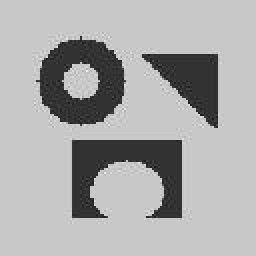
#> input picture two.bmp, 128 x 128 px (shown 2 times larger)
$ jupyter execute RSF.ipynb
#> lines starting #> are read from the running program, lines starting #| are printed output that depends on the picture; after the words box and inside, x2 and y2 are one past the last pixel; in counts of white or black regions, pixels touching at a corner belong together
[cell 1]
#coding:utf-8
import sys
import numpy as np
import cv2
import matplotlib.pyplot as plt
import math

def DrawContour(LSF,p1,p2):
    plt.clf();
    plt.imshow(Image),plt.xticks([]), plt.yticks([]);
    plt.contour(LSF,[0]);
    plt.show(block=False),plt.pause(0.01);

def mat_math (intput,str):
    output=intput;
    for i in range(img.shape[0]):
        for j in range(img.shape[1]):
            if str=="atan":
                output[i,j] = math.atan(intput[i,j]);
            if str=="sqrt":
                output[i,j] = math.sqrt(intput[i,j]);
    return output;

def RSF (LSF, img, mu, nu, epison,step,lambda1,lambda2,kernel):

    Drc = (epison / math.pi) / (epison*epison+ LSF*LSF);
    Hea = 0.5*(1 + (2 / math.pi)*mat_math(LSF/epison,"atan"));
    Iy, Ix = np.gradient(LSF);
    s = mat_math(Ix*Ix+Iy*Iy,"sqrt");
    Nx = Ix / (s+0.000001);
    Ny = Iy / (s+0.000001);
    Mxx,Nxx =np.gradient(Nx);
    Nyy,Myy =np.gradient(Ny);
    cur = Nxx + Nyy;
    Length = nu*Drc*cur;

    Lap = cv2.Laplacian(LSF,-1);
    Penalty = mu*(Lap - cur);

    KIH = cv2.filter2D(Hea*img,-1,kernel);
    KH = cv2.filter2D(Hea,-1,kernel);
    f1 = KIH / KH;
    KIH1 = cv2.filter2D((1-Hea)*img,-1,kernel);
    KH1 = cv2.filter2D(1-Hea,-1,kernel);
    f2 = KIH1 / KH1;
    R1 = (lambda1- lambda2)*img*img;
    R2 = cv2.filter2D(lambda1*f1 - lambda2*f2,-1,kernel);
    R3 = cv2.filter2D(lambda1*f1*f1 - lambda2*f2*f2,-1,kernel);
    RSFterm = -Drc*(R1-2*R2*img+R3);

    LSF = LSF + step*(Length + Penalty + RSFterm);
    #plt.imshow(s, cmap ='gray'),plt.show();
    return LSF;

Image = cv2.imread('two.bmp',1);
#> Image is the input picture: shape (128, 128, 3); min 22, max 236, mean 170
image = cv2.cvtColor(Image,cv2.COLOR_BGR2GRAY)
img = np.float64(image)

#Kernel
sig=3;
kernel = np.ones((sig*4+1,sig*4+1),np.float64)/(sig*4+1)**2;

IniLSF = np.ones((img.shape[0],img.shape[1]),img.dtype);
IniLSF[30:80,30:80]= -1;
IniLSF=-IniLSF;

Image = cv2.cvtColor(Image,cv2.COLOR_BGR2RGB);
plt.figure(1);
DrawContour(IniLSF,'r',2); # Draw contour
#> in DrawContour, `plt.show(block=False),plt.pause(0.01);`:
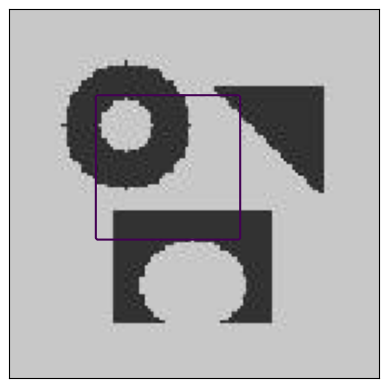
#> figure drawn by matplotlib, 1 panel

mu = 1;
nu = 0.003 * 255 * 255;
num = 50;
epison = 1;
step = 0.1;
lambda1=lambda2=1;
LSF=IniLSF;

for i in range(1,num):
    LSF = RSF(LSF, img, mu, nu, epison,step,lambda1,lambda2,kernel);
    if i % 5 == 0:
        DrawContour(LSF,'r',2);
#> this loop made 49 passes
#> pass 1, in mat_math, `output=intput;`:
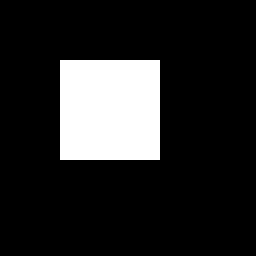
#> output: shape (128, 128) float64 (shown 2 times larger); values -1 (black) and 1 (white), 15.3% white; 1 white region, box (x1, y1, x2, y2) and area: (30, 30, 80, 80) 2500
#> pass 1, in RSF, `Iy, Ix = np.gradient(LSF);`:
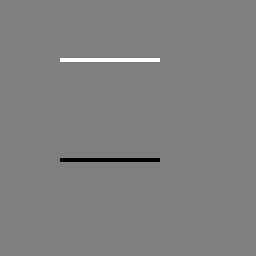
#> Iy: shape (128, 128) float64 (shown 2 times larger); min -1, max 1, mean 0; drawn with min black and max white
#> after the loop:
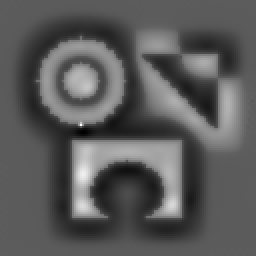
#> LSF: shape (128, 128) float64 (shown 2 times larger); min -68.34, max 107.9, mean -5.7; drawn with min black and max white
